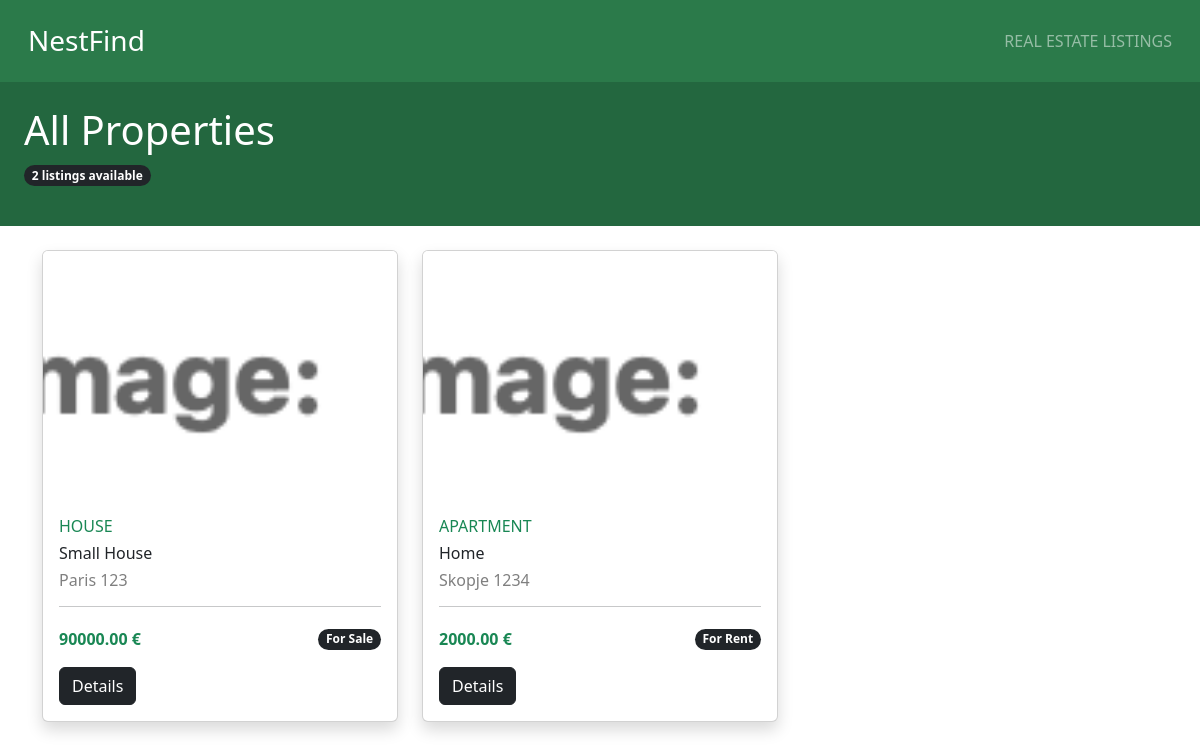
The app's page /index/ with its own data.
### agency/models.py (models this page shows, shortened)
class Property(models.Model):
    PROPERTY_TYPES = [
        ('HOUSE', 'House'),
        ('APARTMENT', 'Apartment'),
        ('LAND', 'Land'),
        ('COMMERCIAL', 'Commercial'),
        ('STUDIO', 'Studio'),
        ('VILLA', 'Villa'),
        ('OFFICE', 'Office'),
    ]
    STATUS_CHOICES = [
        ('For Sale', 'Sale'),
        ('For Rent', 'Rent'),
        ('Sold', 'Sold'),
        ('Rented','Rented')
    ]
    title = models.CharField(max_length=200)
    image= models.ImageField(upload_to='images/')
    location = models.CharField(max_length=200)
    city = models.CharField(max_length=100)
    area = models.FloatField()
    rooms = models.IntegerField()
    floor = models.IntegerField()
    build_year = models.IntegerField()
    property_type = models.CharField(max_length=20, choices=PROPERTY_TYPES)
    status = models.CharField(max_length=20, choices=STATUS_CHOICES)
    price = models.DecimalField(max_digits=10, decimal_places=2)
    agency = models.ForeignKey('Agency', on_delete=models.CASCADE)

### agency/views.py (the view)
# urls.py: path('index/',views.index,name='index'),
def index(request):
    properties = Property.objects.all()
    context = {'properties': properties}
    return render(request,'agency/index.html',context)

### agency/templates/agency/index.html (shortened to what this page needs)
{% load static %}
<!DOCTYPE html>
<html lang="en">
<head>
    <link rel="stylesheet" href="{% static 'agency/bootstrap.css' %}"/>
</head>
<body>
<nav class="navbar navbar-expand-lg" style="background-color: #2b7a4a;">
    <div class="container-fluid d-flex justify-content-between align-items-center">
        <h3 class="m-3 text-white">NestFind</h3>
        <p class="m-3 text-white-50">REAL ESTATE LISTINGS</p>
    </div>
</nav>
<div class="container-fluid p-4" style="background-color: #23673f; color:white;">
    <h1 class="">All Properties</h1>
    <p class="text-white- badge rounded-pill bg-dark">
        {{ properties|length }} listings available
    </p>
</div>
<div class="container mt-4">
    <div class="row">
        {% for property in properties %}
        <div class="col-md-4 mb-4">
            <div class="card h-100 shadow">
                <img src="{{ property.image.url }}"
                     class="card-img-top"
                     style="height:250px; object-fit:cover;">
                <div class="card-body text-lg-start">
                    <h6 class="text-success">{{ property.property_type }}</h6>
                    <h6>{{ property.title }}</h6>
                    <h6 class="text-black-50">{{ property.location }}</h6>
                    <hr>
                    <div class="d-flex justify-content-between align-items-center">
                        <p class="fw-bold text-success mt-1 ">
                            {{ property.price }} €
                        </p>
                        <p class="badge rounded-pill bg-dark mt-1">{{ property.status }}</p>
                    </div>
                    <a href="/details/{{ property.id }}/"
                       class="btn btn-dark">
                        Details
                    </a>
                </div>
            </div>
        </div>
        {% endfor %}
    </div>
</div>
</body>
</html>

### records on screen
Property: image (picture), property_type "HOUSE", title "Small House", location "Paris 123", price "90000.00", status "For Sale"
Property: image (picture), property_type "APARTMENT", title "Home", location "Skopje 1234", price "2000.00", status "For Rent"

### other values on screen
{{ properties|length }} "2"
